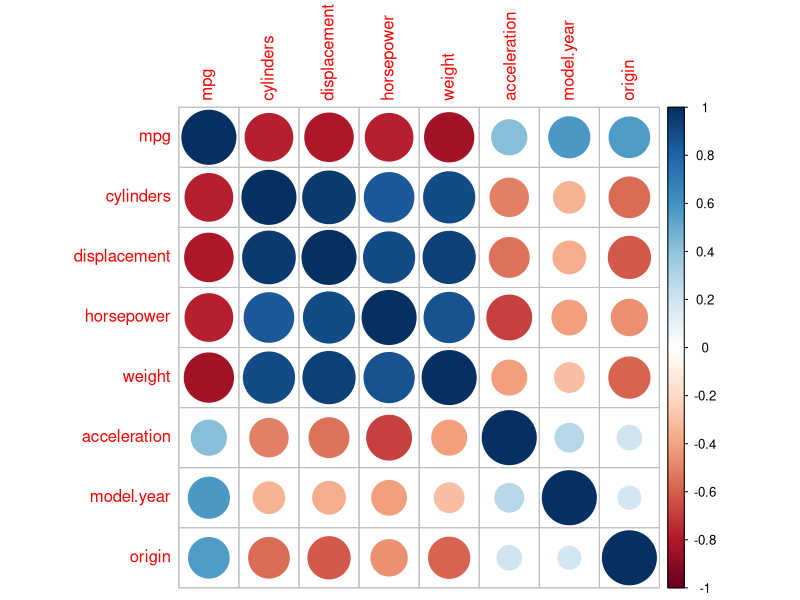
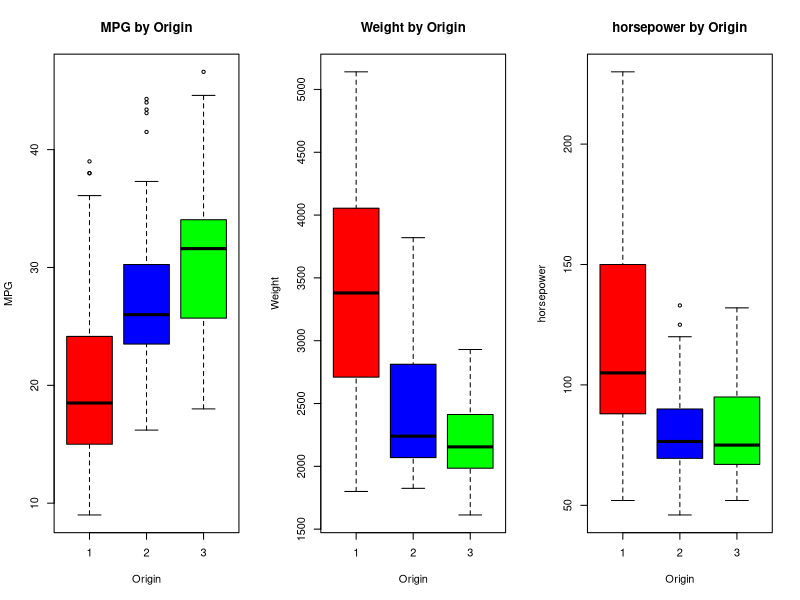
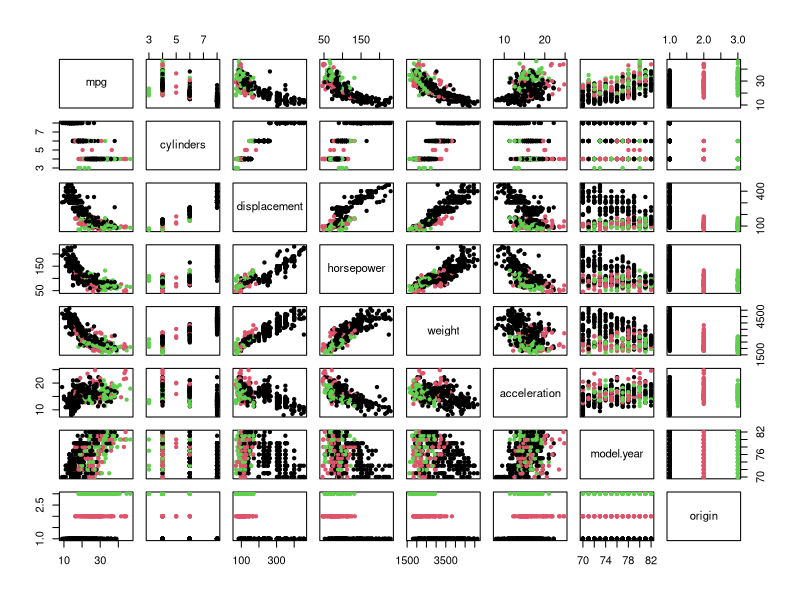
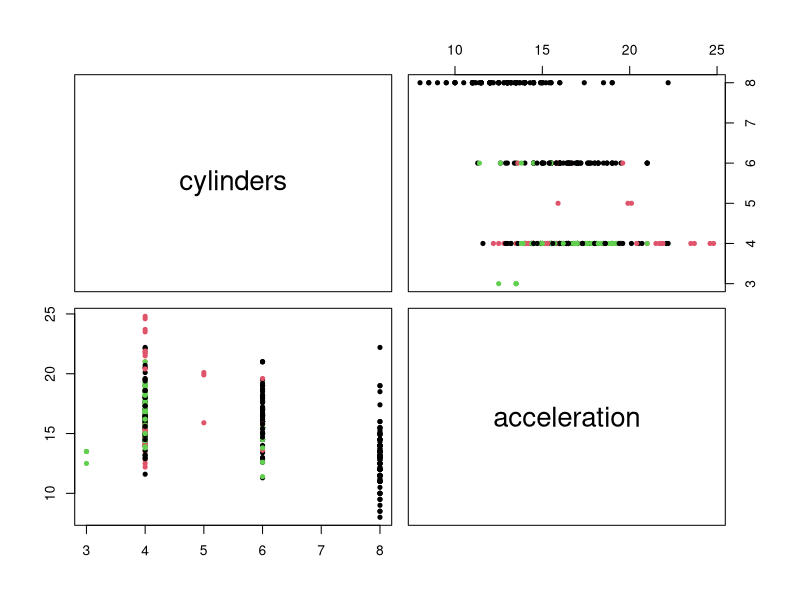
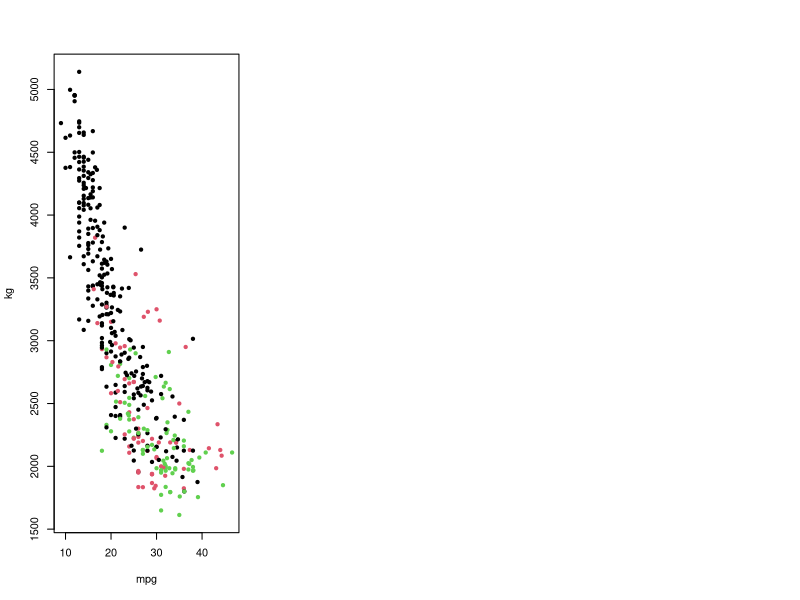
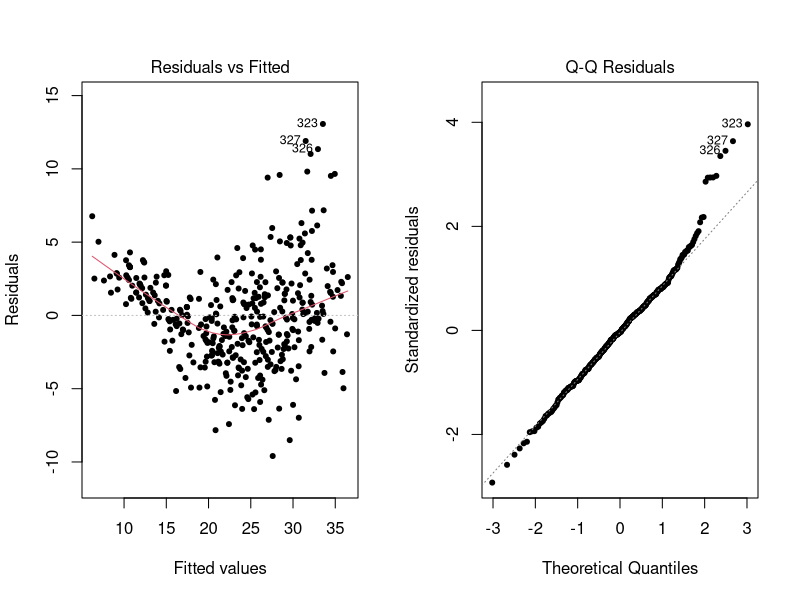

Reproduce these figures in R, in order.
am<-read.csv("../Data/auto-mpg.csv")
mpg<-am$mpg
cyl<-am$cylinders
ds<-am$displacement
hp<-am$horsepower
kg<-am$weight
acl<-am$acceleration
year<-am$model.year
origin<-am$origin
name<-am$car.name
data <- read.csv("../Data/auto-mpg.csv")
summary(data)
# 数値データのみを選択TRUE の列だけを選択し
#新しいデータフレームnumeric_data作成
numeric_data <- data[, sapply(data, is.numeric)]
cor(numeric_data)
install.packages("corrplot")
library(corrplot)
corrplot(cor(numeric_data))

# 原産地ごとのボックスプロット
par(mfrow=c(1,3))
boxplot(mpg ~ origin, data=data, main="MPG by Origin", xlab="Origin", ylab="MPG", col=c("red", "blue", "green"))
boxplot(weight ~ origin, data=data, main="Weight by Origin", xlab="Origin", ylab="Weight", col=c("red", "blue", "green"))
boxplot(horsepower ~ origin, data=data, main="horsepower by Origin", xlab="Origin", ylab="horsepower", col=c("red", "blue", "green"))

pairs(numeric_data, col = as.factor(am$origin), pch = 20)
selected_data <- am[, c("cylinders", "acceleration")]
pairs(selected_data, col = as.factor(am$origin), pch = 20)
plot(mpg,kg,col = as.factor(am$origin), pch = 20)
cor(numeric_data, use = "complete.obs")

#重回帰分析を
fit<-lm(mpg~cyl+ds+hp+kg+acl+year+origin,data=am)
summary(fit)
par(mfrow=c(1,2))
plot(fit,which=1:2,pch =20)

summary(fit)$coef
confint(fit)
AIC(fit)
fit2 <- lm(mpg ~ hp + kg + year + origin, data = am)
AIC(fit2)

fit.null <- lm(mpg~1, data=am)
fit.full <-lm(mpg~cyl+ds+hp+kg+acl+year+origin,data=am)
step(fit.null, list(lower=fit.null, upper=fit.full))
step(fit.full, list(lower=fit.null, upper=fit.full))
step(fit, direction="both")
